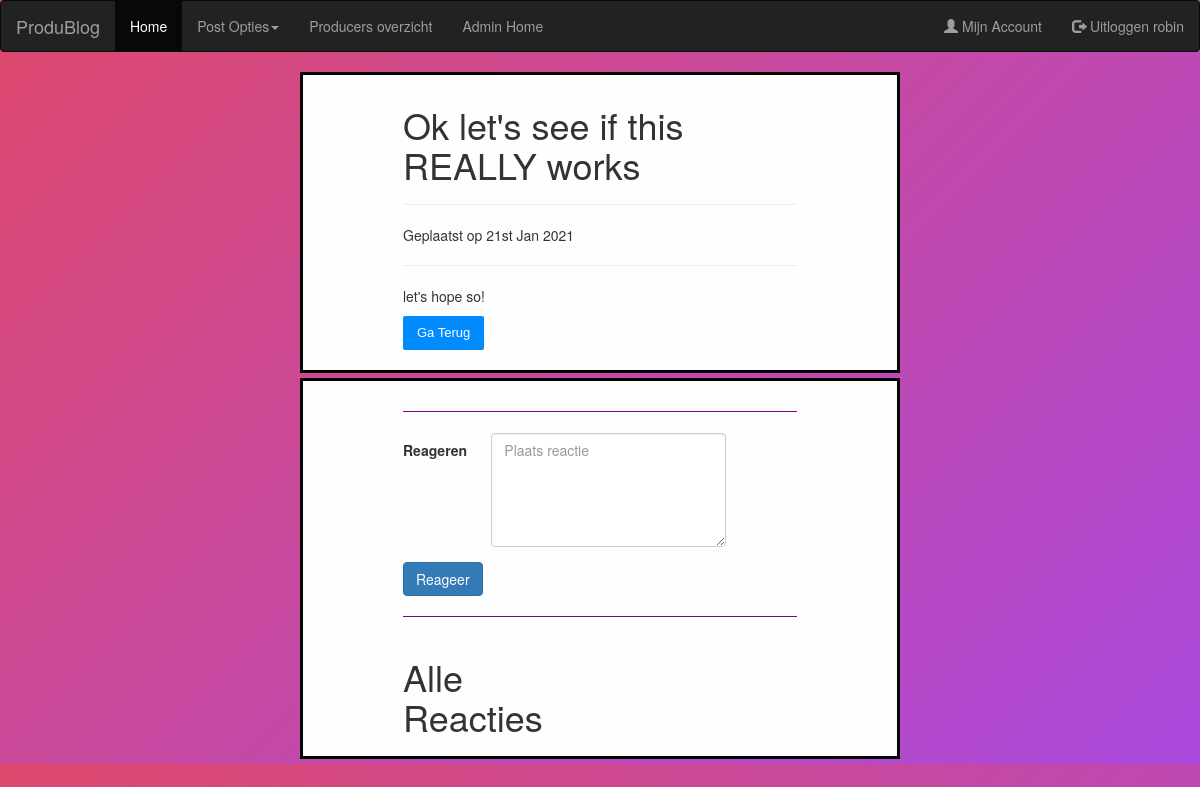
/Produblog/show.php?id=22 (signed in), run on an earlier commit of the app's database.
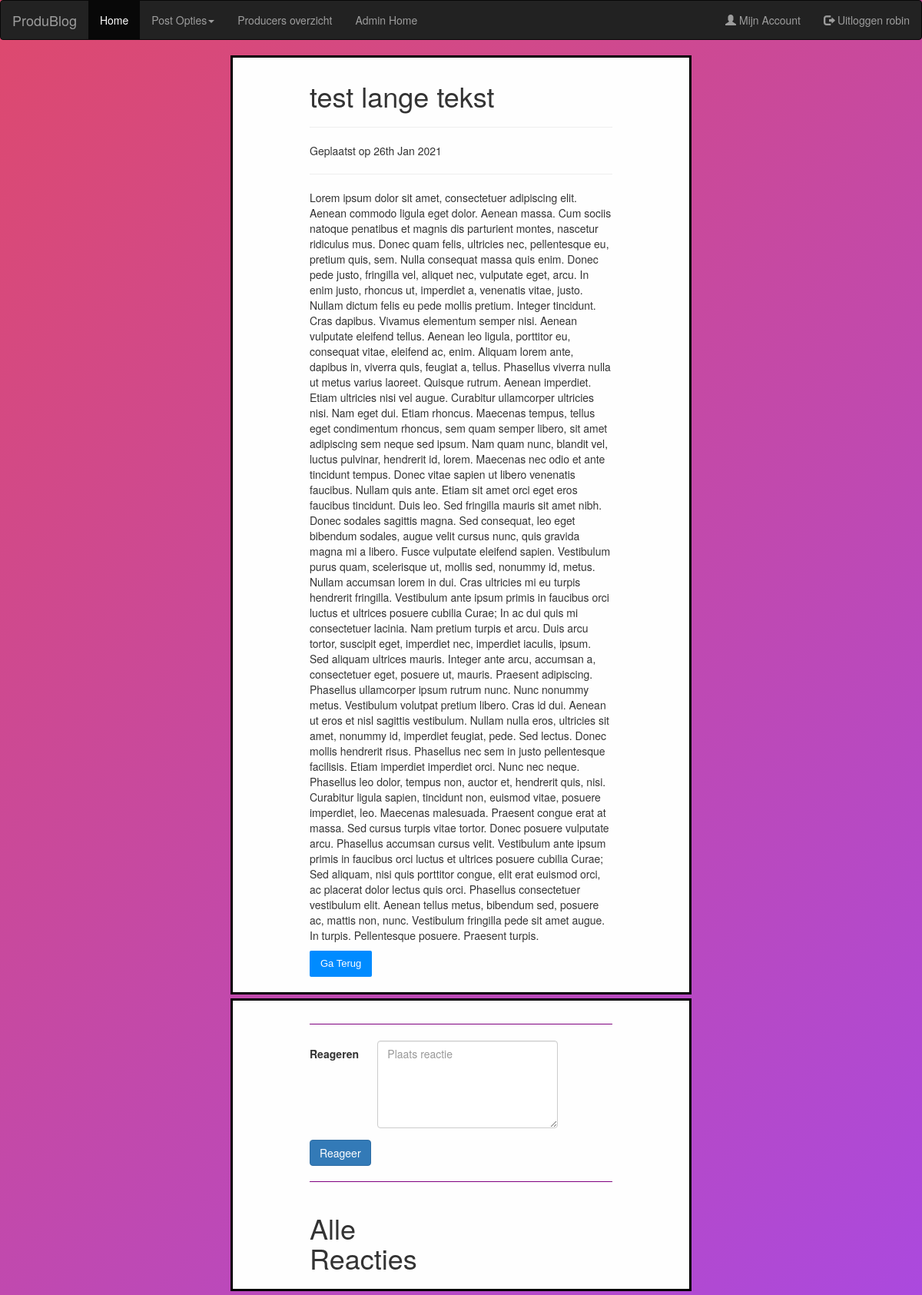
And on a later commit of the database.
### tables this page shows
CREATE TABLE `post` (
  `idPost` int(11) NOT NULL,
  `idUsers` int(11) NOT NULL,
  `postname` varchar(64) DEFAULT NULL,
  `postcontent` longtext NOT NULL,
  `file_ops` varchar(255) DEFAULT NULL,
  `datum` date DEFAULT NULL,
  `admin_post` tinyint(1) DEFAULT NULL
);

### Produblog/show.php (the view, shortened to what this page needs)
<?php require_once('assets/includes/include.php');
$id = $_GET["id"];
if(isset($_POST["page"])){
		$lastpage = $_POST["page"];
	}
else{
	$lastpage = null;
}
	if(isset($_SESSION['idUsers'])){
		$post = getPost($id);
		echo"
		<div class='container2'>
			<div class='content2'>
				<div>
					<h1>".html($post->postname)."</h1>
					<hr>
					<p>Geplaatst op ".html(date('jS M Y', strtotime($post->datum)))."</p>
					<hr>
					".pageaudio($post)."
					<p>".html($post->postcontent)."</p>
					<p><button class='readbtn'><a href="; backbutton($lastpage, $post); echo " >Ga Terug</a></button></p>
				</div>
			</div>
		</div>
			<div class='container2'>
				<div class='content2'>
					<hr class='darkrow'>
						<div class='row'>
							<div class='col-lg-4'></div>
								<div class='col-lg-10'>
									<form class='form-horizontal' action='ac_comment.php'  method='POST'>
										<input type='hidden' name='idPost' value='".html($post->idPost)."' >
										<div class='form-group'>
											<label class='col-lg-3 control-label'>Reageren</label>
											<div class='col-lg-9'>
												<textarea class='form-control' rows='5' cols='10' name='comment' placeholder='Plaats reactie'></textarea>
											</div>
										</div>
										<input type='submit' name='postcomment' value='Reageer' class='btn btn-primary'>
									</form>
								</div>
						</div>
						<hr class='darkrow'>
							<div class='row'>
								<div class='col-lg-6'>
							<h1>Alle Reacties</h1>
		";
					echo"
							</div>
						</div>
			</div>
		 </div>
		";
	}
?>
<?php include_once('assets/includes/footer.php'); ?>

What changed in the data, as far as the page shows it:
changed post: postname "Ok let's see if this REALLY works" → "test lange tekst"; datum "21st Jan 2021" → "26th Jan 2021"; postcontent "let's hope so!" → "Lorem ipsum dolor sit amet, consectetuer adipiscing elit. Aenean commodo ligula eget dolor. Aenean massa. Cum sociis natoque penatibus et magnis dis parturient montes, nascetur ridiculus mus. Donec quam felis, ultricies nec, pellentesque eu, pretium quis, sem. Nulla consequat massa quis enim. Donec pede justo, fringilla vel, aliquet nec, vulputate eget, arcu. In enim justo, rhoncus ut, imperdiet a, venenatis vitae, justo. Nullam dictum felis eu pede mollis pretium. Integer tincidunt. Cras dapibus. Vivamus elementum semper nisi. Aenean vulputate eleifend tellus. Aenean leo ligula, porttitor eu, consequat vitae, eleifend ac, enim. Aliquam lorem ante, dapibus in, viverra quis, feugiat a,…"
